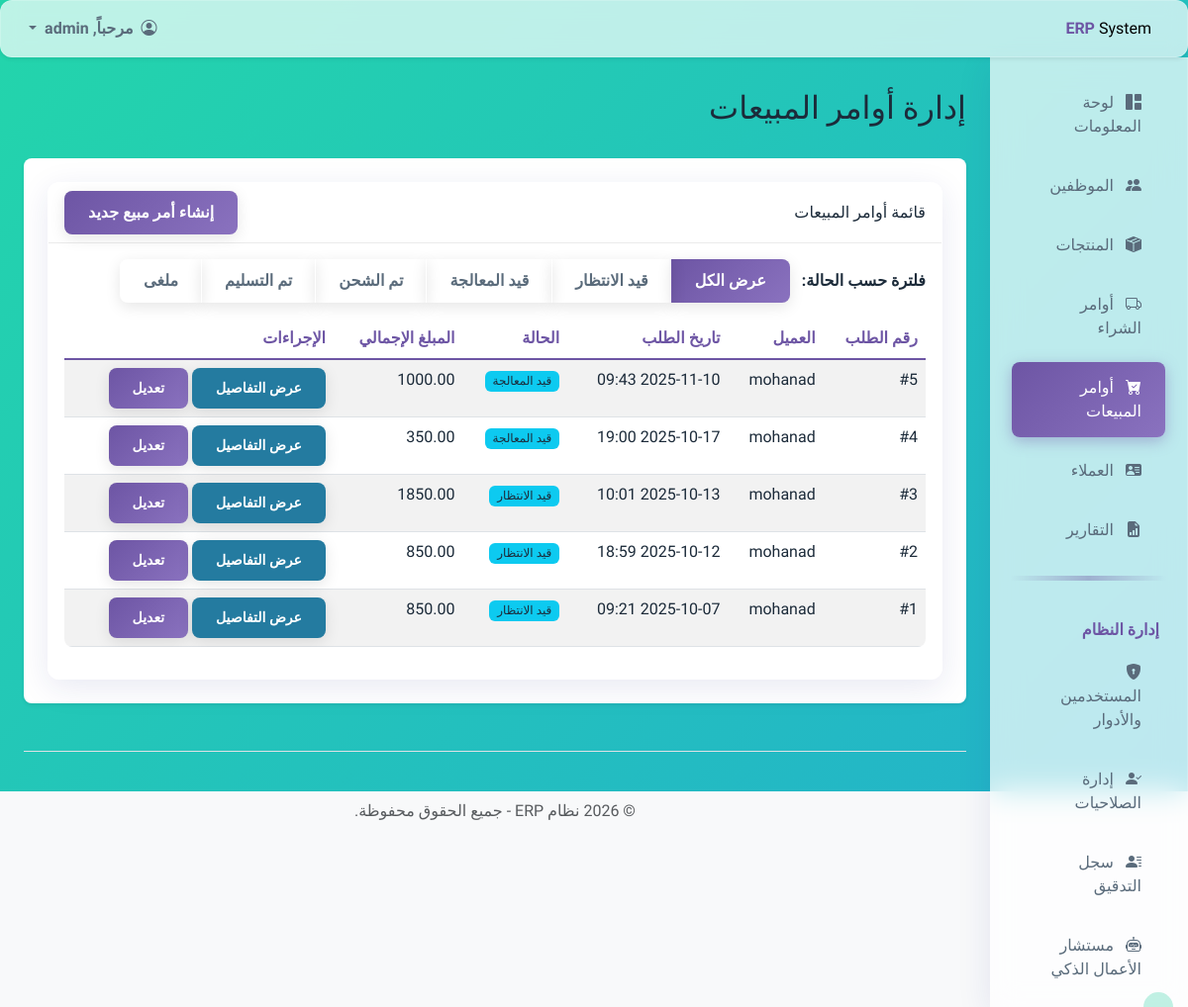
/customers/orders/ (signed in), run on an earlier commit of the app's database.
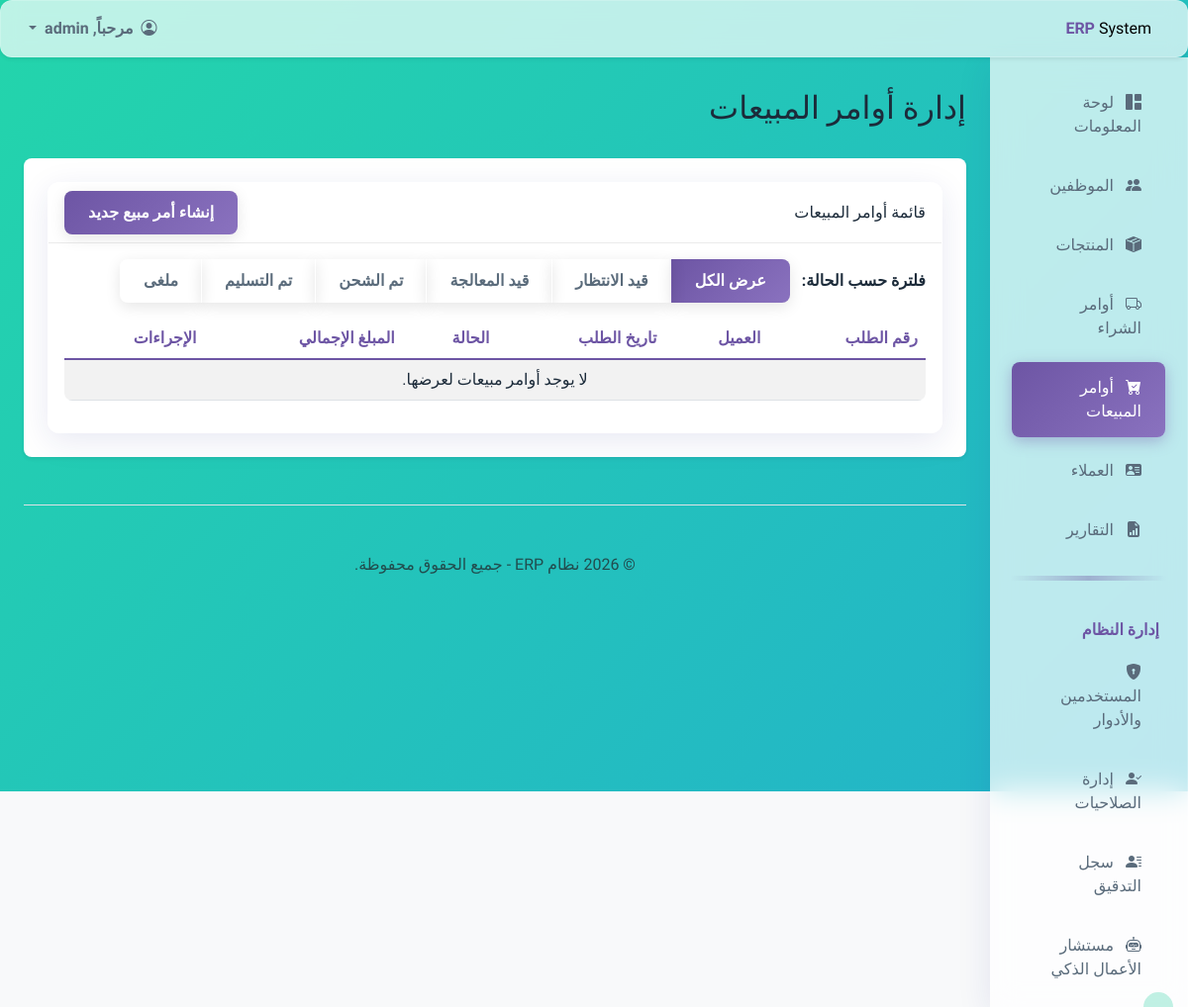
And on a later commit of the database.
### sales/models.py (models this page shows, shortened)
class SalesOrder(models.Model):
    STATUS_CHOICES = [
        ('PENDING', 'قيد الانتظار'),
        ('PROCESSING', 'قيد المعالجة'),
        ('SHIPPED', 'تم الشحن'),
        ('DELIVERED', 'تم التسليم'),
        ('CANCELLED', 'ملغى'),
    ]
    customer = models.ForeignKey(Customer, on_delete=models.CASCADE, verbose_name="العميل")
    order_date = models.DateTimeField(default=timezone.now, verbose_name="تاريخ الطلب")
    status = models.CharField(max_length=20, choices=STATUS_CHOICES, default='PENDING', verbose_name="حالة الطلب")
    total_amount = models.DecimalField(max_digits=10, decimal_places=2, default=0.00, verbose_name="المبلغ الإجمالي")
    created_by = models.ForeignKey(Employee, on_delete=models.SET_NULL, null=True, blank=True, verbose_name="تم إنشاؤه بواسطة")
    history = HistoricalRecords()
    class Meta:
        verbose_name = "أمر مبيع"
        verbose_name_plural = "أوامر المبيعات"

class Customer(models.Model):
    name = models.CharField(max_length=200, verbose_name="اسم العميل")
    email = models.EmailField(blank=True, null=True, verbose_name="البريد الإلكتروني")
    phone_number = models.CharField(max_length=20, blank=True, null=True, verbose_name="رقم الهاتف")
    address = models.TextField(blank=True, null=True, verbose_name="العنوان")
    class Meta:
        verbose_name = "العميل"
        verbose_name_plural = "العملاء"

### sales/views.py (the view)
# urls.py: path('', views.sales_order_list_view, name='sales_order_list'),
@login_required
@permission_required('sales.view_salesorder', raise_exception=True)
def sales_order_list_view(request):
    orders_query = SalesOrder.objects.select_related('customer').all().order_by('-order_date')
    status_filter = request.GET.get('status', None)
    if status_filter and status_filter in [choice[0] for choice in SalesOrder.STATUS_CHOICES]:
        orders_query = orders_query.filter(status=status_filter)
    context = {
        'orders': orders_query,
        'status_choices': SalesOrder.STATUS_CHOICES, # تمرير الخيارات للقالب
        'current_status': status_filter, # تمرير الفلتر الحالي لتمييزه
    }
    return render(request, 'sales/sales_order_list.html', context)

### sales/templates/sales/sales_order_list.html (shortened to what this page needs)
{% extends "base.html" %}
{% block page_title %}إدارة أوامر المبيعات{% endblock %}
{% block content %}
<div class="card">
    <div class="card-header d-flex justify-content-between align-items-center">
        <span>قائمة أوامر المبيعات</span>
        {% if perms.sales.add_salesorder %}
        <a href="{% url 'sales_order_add' %}" class="btn btn-success">إنشاء أمر مبيع جديد</a>
        {% endif %}
    </div>
    <div class="card-body">
        <div class="mb-3">
            <strong class="me-2">فلترة حسب الحالة:</strong>
            <div class="btn-group" role="group">
                <a href="{% url 'sales_order_list' %}"
                    class="btn {% if not current_status %}btn-primary{% else %}btn-outline-primary{% endif %}">
                    عرض الكل
                </a>
                {% for value, display in status_choices %}
                <a href="?status={{ value }}"
                    class="btn {% if current_status == value %}btn-primary{% else %}btn-outline-primary{% endif %}">
                    {{ display }}
                </a>
                {% endfor %}
            </div>
        </div>
        <div class="table-responsive">
            <table class="table table-striped table-hover">
                <thead>
                    <tr>
                        <th>رقم الطلب</th>
                        <th>العميل</th>
                        <th>تاريخ الطلب</th>
                        <th>الحالة</th>
                        <th>المبلغ الإجمالي</th>
                        {% if perms.sales.view_salesorder or perms.sales.change_salesorder %}
                        <th>الإجراءات</th>
                        {% endif %}
                    </tr>
                </thead>
                <tbody>
                    {% for order in orders %}
                    <tr>
                        <td>#{{ order.id }}</td>
                        <td>{{ order.customer.name }}</td>
                        <td>{{ order.order_date|date:"Y-m-d H:i" }}</td>
                        <td><span class="badge bg-info">{{ order.get_status_display }}</span></td>
                        <td>{{ order.total_amount }}</td>
                        {% if perms.sales.view_salesorder or perms.sales.change_salesorder %}
                        <td>
                            {% if perms.sales.view_salesorder %}
                            <a href="{% url 'sales_order_detail' pk=order.pk %}" class="btn btn-sm btn-info">عرض
                                التفاصيل</a>
                            {% endif %}
                            {% if perms.sales.change_salesorder %}
                            <a href="{% url 'sales_order_edit' pk=order.pk %}" class="btn btn-sm btn-primary">تعديل</a>
                            {% endif %}
                        </td>
                        {% endif %}
                    </tr>
                    {% empty %}
                    <tr>
                        <td colspan="6" class="text-center">لا يوجد أوامر مبيعات لعرضها.</td>
                    </tr>
                    {% endfor %}
                </tbody>
            </table>
        </div>
    </div>
</div>
{% endblock %}

### templates/base.html (shortened to what this page needs)
{% load static %}
<!doctype html>
<html lang="ar" dir="rtl">
<head>
  <link rel="stylesheet" href="https://cdn.jsdelivr.net/npm/bootstrap@5.3.2/dist/css/bootstrap.rtl.min.css"
>
  <link rel="stylesheet" href="https://cdn.jsdelivr.net/npm/bootstrap-icons@1.11.3/font/bootstrap-icons.min.css">
  <link rel="stylesheet" href="https://cdnjs.cloudflare.com/ajax/libs/animate.css/4.1.1/animate.min.css" />
  <link rel="stylesheet" href="{% static 'css/custom.css' %}?v=1.4">
</head>
<body class="bg-light">
  <header class="navbar navbar-expand-lg navbar-light bg-white sticky-top flex-md-nowrap p-2 shadow-sm">
    <div class="container-fluid">
      <a class="navbar-brand col-md-3 col-lg-2 me-0 px-3 fs-6" href="{% url 'dashboard' %}">
        <strong>ERP</strong> System
      </a>
      <div class="navbar-nav">
        <div class="nav-item dropdown">
          <a class="nav-link dropdown-toggle" href="#" role="button" data-bs-toggle="dropdown" aria-expanded="false">
            <i class="bi bi-person-circle me-1"></i>
            مرحباً, {{ user.username }}
          </a>
        </div>
      </div>
    </div>
  </header>
  <div class="container-fluid">
    <div class="row">
      <nav id="sidebarMenu" class="col-md-3 col-lg-2 d-md-block sidebar collapse">
        <div class="position-sticky pt-3">
          <ul class="nav flex-column">
            <li class="nav-item">
              <a class="nav-link {% if request.resolver_match.url_name == 'dashboard' %}active{% endif %}"
                href="{% url 'dashboard' %}">
                <i class="bi bi-grid-1x2-fill me-2"></i>
                لوحة المعلومات
              </a>
            </li>
            {% if perms.employees.view_employee %}
            <li class="nav-item">
              <a class="nav-link {% if 'employee' in request.resolver_match.url_name %}active{% endif %}"
                href="{% url 'employee_list' %}">
                <i class="bi bi-people-fill me-2"></i>
                الموظفين
              </a>
            </li>
            {% endif %}
            {% if perms.inventory.view_product %}
            <li class="nav-item">
              <a class="nav-link {% if 'product' in request.resolver_match.url_name %}active{% endif %}"
                href="{% url 'product_list' %}">
                <i class="bi bi-box-seam-fill me-2"></i> المنتجات
              </a>
            </li>
            {% endif %}
            {% if perms.inventory.view_purchaseorder %}
            <li class="nav-item">
              <a class="nav-link {% if 'purchase_order' in request.resolver_match.url_name %}active{% endif %}"
                href="{% url 'purchase_order_list' %}">
                <i class="bi bi-truck me-2"></i> أوامر الشراء
              </a>
            </li>
            {% endif %}
            {% if perms.sales.view_salesorder %}
            <li class="nav-item">
              <a class="nav-link {% if 'sales_order' in request.resolver_match.url_name %}active{% endif %}"
                href="{% url 'sales_order_list' %}">
                <i class="bi bi-cart-check-fill me-2"></i> أوامر المبيعات
              </a>
            </li>
            {% endif %}
            {% if perms.sales.view_customer %}
            <li class="nav-item">
              <a class="nav-link {% if 'customer' in request.resolver_match.url_name %}active{% endif %}"
                href="{% url 'customer_list' %}">
                <i class="bi bi-person-vcard-fill me-2"></i> العملاء
              </a>
            </li>
            {% endif %}
            {% if perms.reports.view_report %}
            <li class="nav-item">
              <a class="nav-link {% if 'report' in request.resolver_match.url_name %}active{% endif %}"
                href="{% url 'main_report' %}">
                <i class="bi bi-file-earmark-bar-graph-fill me-2"></i>
                التقارير
              </a>
            </li>
            {% endif %}
            {% if user.is_superuser %}
            <hr>
            <h6 class="sidebar-heading d-flex justify-content-between align-items-center px-3 mt-4 mb-1 text-muted">
              <span>إدارة النظام</span>
            </h6>
            <ul class="nav flex-column mb-2">
              <li class="nav-item">
                <a class="nav-link {% if 'management/users' in request.path %}active{% endif %}"
                  href="{% url 'user_list' %}">
                  <i class="bi bi-shield-lock-fill me-2"></i>
                  المستخدمين والأدوار
                </a>
              </li>
              <li class="nav-item">
                <a class="nav-link {% if 'management/permissions' in request.path %}active{% endif %}"
                  href="{% url 'manage_permissions' %}">
                  <i class="bi bi-person-check-fill me-2"></i>
                  إدارة الصلاحيات
                </a>
              </li>
              <li class="nav-item">
                <a class="nav-link {% if 'management/audit-trail' in request.path %}active{% endif %}"
                  href="{% url 'audit_trail' %}">
                  <i class="bi bi-person-lines-fill me-2"></i>
                  سجل التدقيق
                </a>
              </li>
              <li class="nav-item">
                <a class="nav-link {% if 'management/chatbot' in request.path %}active{% endif %}"
                  href="{% url 'chatbot' %}">
                  <i class="bi bi-robot me-2"></i>
                  مستشار الأعمال الذكي
                </a>
              </li>
            </ul>
            {% endif %}
          </ul>
        </div>
      </nav>
      <main class="col-md-9 ms-sm-auto col-lg-10 px-md-4">
        <div id="messages-container" class="position-sticky top-0" style="z-index: 1050; padding-top: 1rem;">
        </div>
        <div class="pt-3 pb-2 mb-3">
          <div class="d-flex justify-content-between flex-wrap flex-md-nowrap align-items-center">
            <h1 class="h2">{% block page_title %}{% endblock %}</h1>
          </div>
        </div>
        <div class="bg-white p-4 rounded-3 shadow-sm">
          {% block content %}{% endblock %}
        </div>
        <footer class="pt-4 my-md-5 pt-md-5 border-top">
          <div class="text-center text-muted">
            &copy; {% now "Y" %} نظام ERP - جميع الحقوق محفوظة.
          </div>
        </footer>
      </main>
    </div>
  </div>
</body>
</html>

### static/css/custom.css (style rules this page uses)
:root { --color-primary: #6D55A4; --color-secondary: #247BA0; --color-accent: #33D4A8; --color-highlight: #F2A65A; --color-background: #F0F2F5; --color-surface: rgba(255, 255, 255, 0.7); --color-surface-solid: #FFFFFF; --color-text-primary: #1C2B3A; --color-text-secondary: #5A6B7B; --color-border: rgba(0, 0, 0, 0.08); --gradient-primary: linear-gradient(135deg, var(--color-primary), #8A72BF); --gradient-accent: linear-gradient(135deg, var(--color-accent), #50E3C2); }
body::after { content: ''; position: fixed; width: 30px; height: 30px; border-radius: 50%; background: var(--color-accent); opacity: 0.3; pointer-events: none; transform: translate(-50%, -50%); transition: width 0.2s, height 0.2s, opacity 0.2s; z-index: 9999; backdrop-filter: blur(2px); }
* { transition: background-color 0.3s ease, color 0.3s ease, border-color 0.3s ease; }
body { font-family: 'Cairo', sans-serif; background-color: var(--color-background); color: var(--color-text-primary); overflow-x: hidden; }
.card, .navbar, .alert { background: var(--color-surface); backdrop-filter: blur(10px); -webkit-backdrop-filter: blur(10px); border: 1px solid rgba(255, 255, 255, 0.2); border-radius: 12px; box-shadow: 0 8px 32px 0 rgba(31, 38, 135, 0.1); }
.card-header { background: transparent; border-bottom: 1px solid var(--color-border); font-weight: 600; }
.btn { border-radius: 8px; padding: 10px 24px; font-weight: 600; border: none; transition: all 0.2s ease; box-shadow: 0 4px 15px rgba(0, 0, 0, 0.1); color: white; }
.btn-primary, .btn-success { background-image: var(--gradient-primary); }
header.navbar { background: var(--color-surface) !important; backdrop-filter: blur(10px); -webkit-backdrop-filter: blur(10px); border-bottom: 1px solid rgba(255, 255, 255, 0.2); box-shadow: 0 8px 32px 0 rgba(31, 38, 135, 0.1); position: sticky; top: 0; z-index: 1020; }
.navbar-brand strong { color: var(--color-primary); }
.sidebar { background: var(--color-surface); backdrop-filter: blur(15px); -webkit-backdrop-filter: blur(15px); border-right: 1px solid rgba(255, 255, 255, 0.2); box-shadow: 0 8px 32px 0 rgba(31, 38, 135, 0.1); }
.sidebar .nav-link { color: var(--color-text-secondary); padding: 14px 24px; font-weight: 500; border-radius: 8px; margin: 4px 10px; position: relative; overflow: hidden; }
.sidebar .nav-link:before { content: ''; position: absolute; top: 0; left: -100%; width: 100%; height: 100%; background: var(--gradient-primary); transition: left 0.4s ease; z-index: -1; }
.sidebar .nav-link.active { color: white; background-image: var(--gradient-primary); box-shadow: 0 4px 15px rgba(109, 85, 164, 0.4); }
.sidebar .sidebar-heading { color: var(--color-primary) !important; font-weight: 700; text-transform: uppercase; }
.sidebar hr { height: 5px; border: none; background-image: linear-gradient(to right, transparent, rgb(66, 3, 115), transparent); margin: 1rem 0.5rem; }
.table { background-color: var(--color-surface); border-radius: 8px; overflow: hidden; }
.table thead th { background-color: transparent; border-bottom: 2px solid var(--color-primary); color: var(--color-primary); }
.card, .card p, .card span, .card small, .card td, .card li { color: var(--color-text-primary); font-weight: 500; }
.btn-outline-secondary, .btn-outline-primary { border-width: 2px; font-weight: 600; color: var(--color-text-secondary); border-color: var(--color-border); background-color: transparent; }
.navbar .nav-link { color: var(--color-text-secondary); font-weight: 600; padding: 0.5rem 1rem; border-radius: 8px; transition: background-color 0.2s ease; }
.card { position: relative; overflow: hidden; }
.card::before { content: ''; position: absolute; width: 200px; height: 200px; background: radial-gradient(circle, var(--color-accent) 0%, rgba(255, 255, 255, 0) 70%); border-radius: 50%; left: var(--mouse-x); top: var(--mouse-y); transform: translate(-50%, -50%); opacity: 0; transition: opacity 0.3s ease; pointer-events: none; }

What changed in the data, as far as the page shows it:
removed SalesOrder: id "5", customer.name "mohanad", order_date "2025-11-10 09:43", status "قيد المعالجة", total_amount "1000.00"
removed SalesOrder: id "4", customer.name "mohanad", order_date "2025-10-17 19:00", status "قيد المعالجة", total_amount "350.00"
removed SalesOrder: id "3", customer.name "mohanad", order_date "2025-10-13 10:01", status "قيد الانتظار", total_amount "1850.00"
removed SalesOrder: id "2", customer.name "mohanad", order_date "2025-10-12 18:59", status "قيد الانتظار", total_amount "850.00"
removed SalesOrder: id "1", customer.name "mohanad", order_date "2025-10-07 09:21", status "قيد الانتظار", total_amount "850.00"
Also different on the page:
text now shown: "لا يوجد أوامر مبيعات لعرضها."
